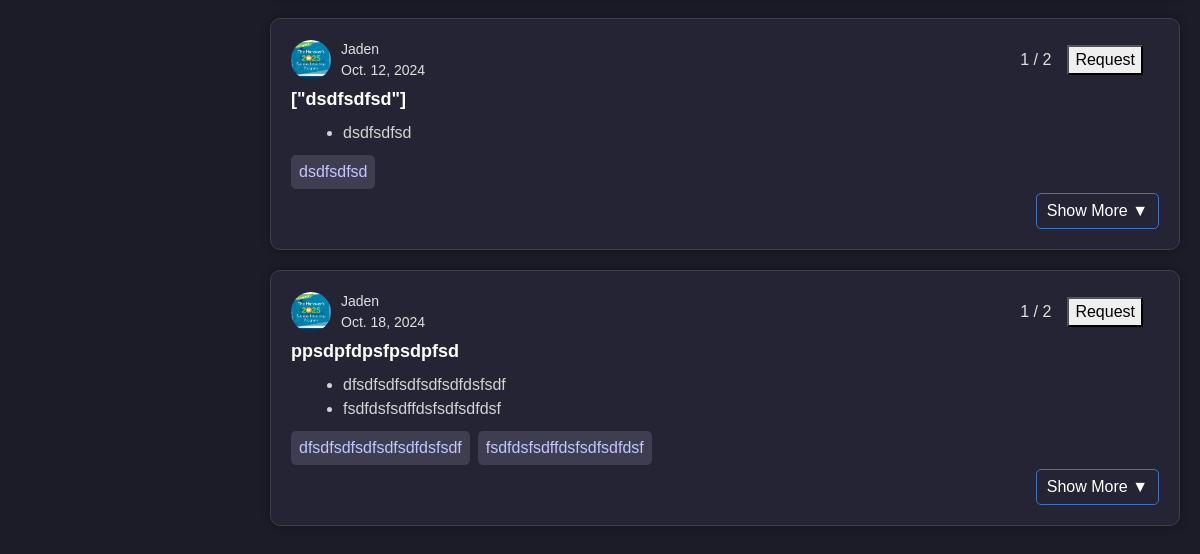
Page /home/ (lower part) on the earlier database version.
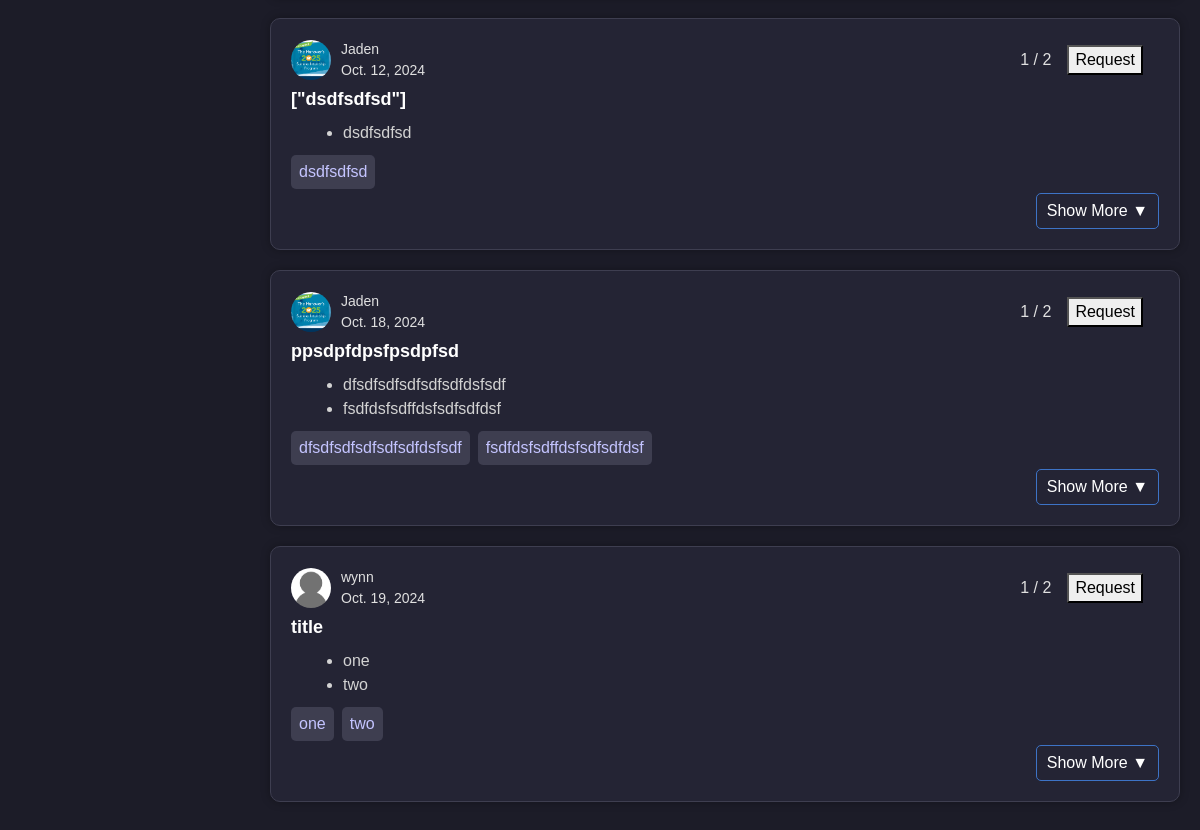
Same page on the later database version.
### main/models.py (models this page shows, shortened)
class ProjectPost(models.Model):
    title = models.CharField(max_length=100)
    description_long = models.TextField(null=True, blank=True)
    description = models.JSONField(default=list, blank=True)
    skills = models.JSONField(default=list, blank=True)
    likes = models.IntegerField(default=0)
    workers = models.IntegerField(default=1)
    workersneeded = models.IntegerField(default=2)  # This is the new field
    date = models.DateField()
    user = models.ForeignKey(User, on_delete=models.CASCADE)
    skills = models.JSONField(default=list, blank=True)
    categories = models.JSONField(default=list, blank=True)

### main/views.py (the view)
# urls.py: 2. Add a URL to urlpatterns:  path('', views.home, name='home')
def home(request):
    posts = ProjectPost.objects.all()
    posts_with_profiles = []
    for post in posts:
        try:
            profile = Profile.objects.get(user=post.user)  # Get profile for each post's user
        except Profile.DoesNotExist:
            profile = None  # In case the user has no profile
        posts_with_profiles.append({
            'post': post,
            'profile_image': profile.profile_image.url if profile and profile.profile_image else None
        })
    context = {
        'posts': posts_with_profiles,
    }
    return render(request, "main/home.html", context)

### main/templates/main/home.html (shortened to what this page needs)
{% load static %}
<!DOCTYPE html>
<html lang="en">
<head>
    <link href="https://cdn.jsdelivr.net/npm/bootstrap@5.3.0-alpha3/dist/css/bootstrap.min.css" rel="stylesheet">
    <link rel="stylesheet" href="https://cdn.jsdelivr.net/npm/bootstrap-icons/font/bootstrap-icons.css">
</head>
<body>
<div class="content">
    {% if posts %}
        {% for post in posts %}
        <div class="post-container" id="post-{{ post.post.id }}">
            <div class="post-header d-flex justify-content-between align-items-center">
                <div class="user-info d-flex align-items-center">
                    <a href="{% url 'portfolio' post.post.user.username %}">
                        <img src="{{ post.profile_image }}" class="user-image rounded-circle" alt="User Icon">
                    </a>
                    <div class="name-time ml-3">
                        <span class="username">{{ post.post.user.username }}</span>
                        <span class="date-posted">{{ post.post.date }}</span>
                    </div>
                </div>
                <div class="post-actions d-flex align-items-center">
                    <span class="participants">{{ post.post.workers }} / {{ post.post.workersneeded }}</span>
                    <button class="join-btn mx-3">Request</button>
                </div>
            </div>
            <div class="post-title">
                {{ post.post.title }}
            </div>
            <div class="post-desc">
                <ul>
                    {% for item in post.post.description %}
                        <li>{{ item }}</li>
                    {% endfor %}
                </ul>
            </div>
            <div class="skills d-flex">
                {% for skill in post.post.skills %}
                    <span class="skill">{{ skill }}</span>
                {% endfor %}
            </div>
            <div class="post-footer d-flex justify-content-between align-items-center">
                <button class="more-btn" onclick="toggleBio('{{ post.post.id }}')">Show More ▼</button>
            </div>
        </div>
        {% endfor %}
    {% else %}
        <p>You have no posts in your watchlist.</p>
    {% endif %}
</div>
</body>
</html>

### main/templates/main/home.html (style rules this page uses)
.skills { padding-bottom: 30px; }
body { font-family: Arial, sans-serif; background-color: #1c1c28; color: #e0e0e0; margin: 0; padding: 0; }
.content { margin-left: 250px; padding: 20px; width: calc(100% - 250px); background-color: #1c1c28; transition: margin-left 0.3s ease, width 0.3s ease; }
.post-container { position: relative; background-color: #242434; padding: 20px; margin-bottom: 20px; border-radius: 10px; border: 1px solid #3e3e50; box-shadow: 0 0 10px rgba(0, 0, 0, 0.3); }
.post-header { display: flex; justify-content: space-between; align-items: center; margin-bottom: 5px; }
.user-image { width: 40px; height: 40px; margin-right: 10px; }
.name-time { display: flex; flex-direction: column; color: #e0e0e0; font-size: 14px; }
.post-actions { display: flex; align-items: center; color: #e0e0e0; }
.post-title { font-size: 18px; font-weight: bold; margin-bottom: 8px; color: white; text-align: left; }
.post-desc ul { list-style-type: disc; margin-left: 20px; margin-bottom: 10px; color: #d3d3d3; }
.skills { display: flex; gap: 8px; margin-bottom: 5px; }
.skill { background-color: #3e3e50; color: #c4c4ff; padding: 5px 8px; border-radius: 5px; }
.post-footer { display: flex; justify-content: space-between; margin-top: 10px; }
.more-btn { position: absolute; bottom: 20px; right: 20px; background-color: transparent; border: 1px solid #3d73c6; color: white; padding: 5px 10px; border-radius: 5px; }

Differences in the rows shown:
added ProjectPost: shows a picture, post.user.username "wynn", post "Oct. 19, 2024", post.workers "1", post.workersneeded "2", post "title", description "one" "two", skills "one" "two"
